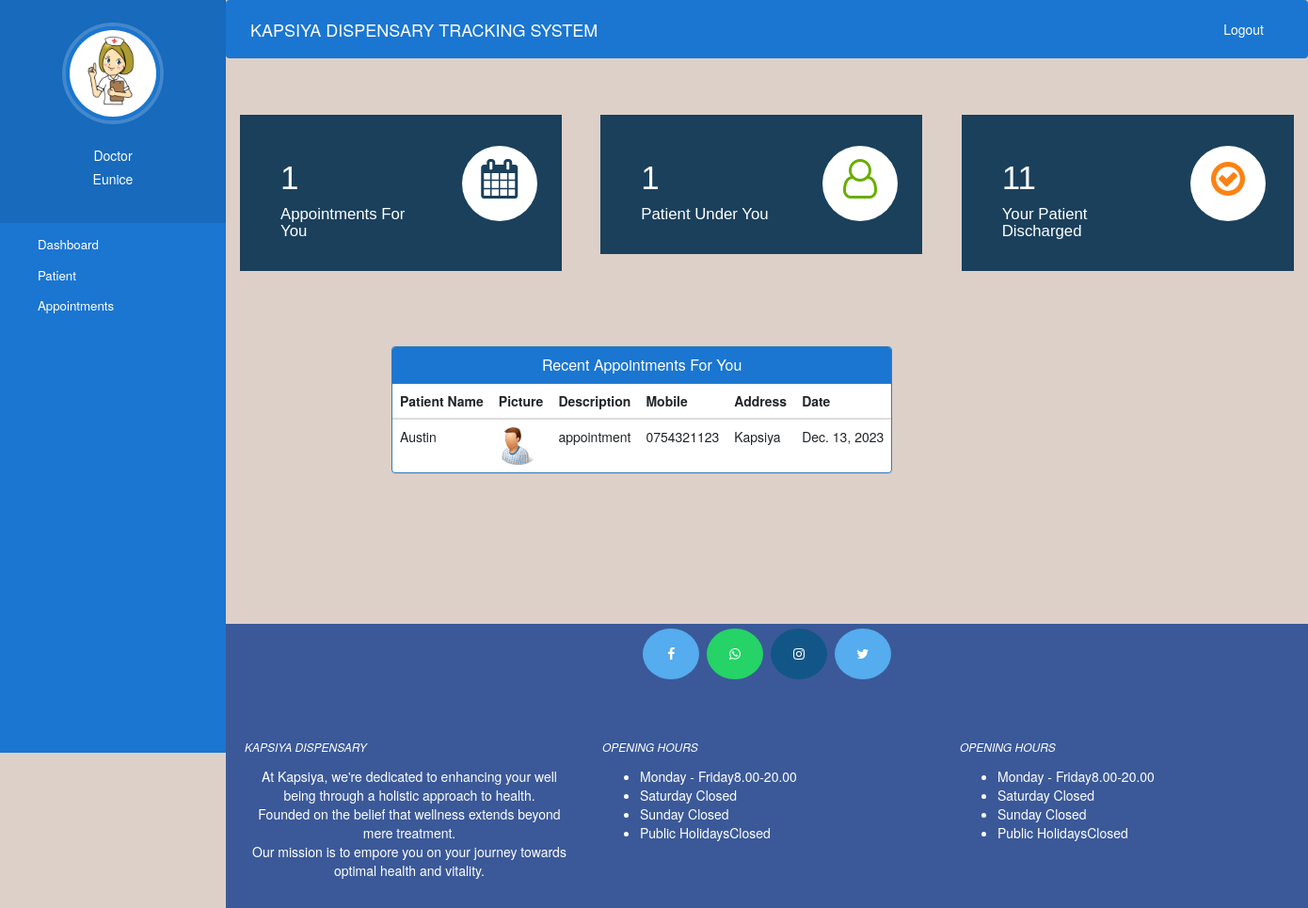
Before: /doctor-dashboard (signed in) with the older database file.
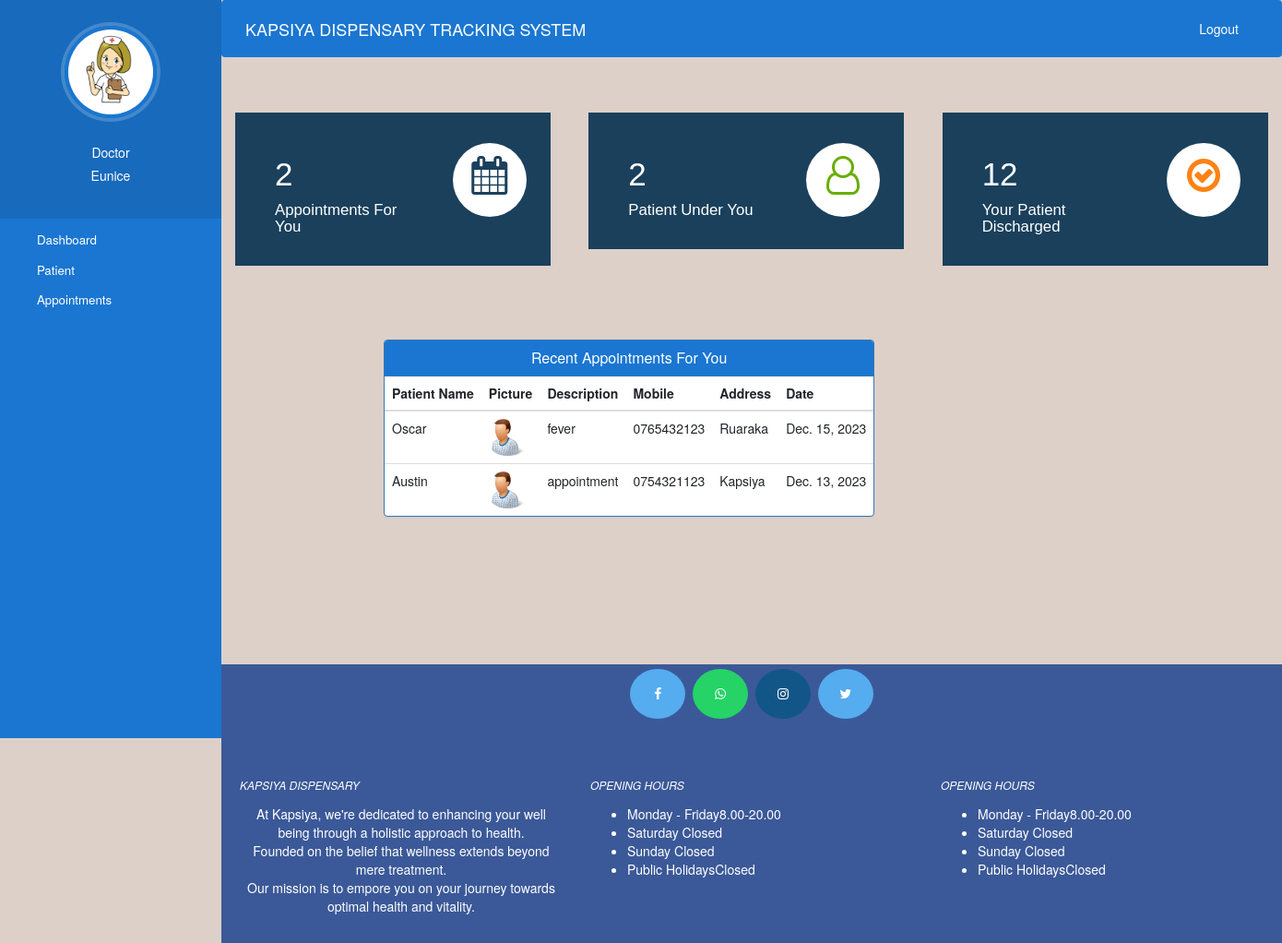
After: the same page with the newer database file.
### kapsiya/models.py (models this page shows, shortened)
class Appointment(models.Model):
    patientId=models.PositiveIntegerField(null=True)
    doctorId=models.PositiveIntegerField(null=True)
    patientName=models.CharField(max_length=40,null=True)
    doctorName=models.CharField(max_length=40,null=True)
    appointmentDate=models.DateField(auto_now=True)
    description=models.TextField(max_length=500)
    status=models.BooleanField(default=False)

class Patient(models.Model):
    user=models.OneToOneField(User,on_delete=models.CASCADE)
    profile_pic= models.ImageField(upload_to='profile_pic/PatientProfilePic/',null=True,blank=True)
    address = models.CharField(max_length=40)
    mobile = models.CharField(max_length=20,null=False)
    symptoms = models.CharField(max_length=100,null=False)
    assignedDoctorId = models.PositiveIntegerField(null=True)
    admitDate=models.DateField(auto_now=True)
    status=models.BooleanField(default=False)

### kapsiya/views.py (the view)
# urls.py: path('doctor-dashboard',views.doctor_dashboard_view, name='doctor-dashboard'),
@login_required(login_url='doctorlogin')
@user_passes_test(is_doctor)
def doctor_dashboard_view(request):
    patientcount=models.Patient.objects.all().filter(status=True,assignedDoctorId=request.user.id).count()
    appointmentcount=models.Appointment.objects.all().filter(status=True,doctorId=request.user.id).count()
    patientdischarged=models.PatientDischargeDetails.objects.all().distinct().filter(assignedDoctorName=request.user.first_name).count()
    appointments=models.Appointment.objects.all().filter(status=True,doctorId=request.user.id).order_by('-id')
    patientid=[]
    for a in appointments:
        patientid.append(a.patientId)
    patients=models.Patient.objects.all().filter(status=True,user_id__in=patientid).order_by('-id')
    appointments=zip(appointments,patients)
    mydict={
    'patientcount':patientcount,
    'appointmentcount':appointmentcount,
    'patientdischarged':patientdischarged,
    'appointments':appointments,
    'doctor':models.Nurse.objects.get(user_id=request.user.id), #nurse's profile picture  on the  sidebar
    }
    return render(request,'doctor_dashboard.html',context=mydict)

### kapsiya/views.py (called while the page is built)
def is_doctor(user):
    return user.groups.filter(name='NURSE').exists()

### kapsiya/templates/doctor_dashboard.html
{% extends 'doctor_base.html' %}
{% load static %}
{% block content %}
{%include 'doctor_dashboard_cards.html'%}
<br><br><br><br>
<div class="container">
  <div class="row">
    <div class="panel panel-primary" style="margin-left:15%;">
      <div class="panel-heading" style="text-align:center; background-color:#1a76d1">
        <h6 class="panel-title">Recent Appointments For You</h6>
      </div>
      <table class="table table-hover" id="dev-table">
        <thead>
          <tr>
            <th>Patient Name</th>
            <th>Picture</th>
            <th>Description</th>
            <th>Mobile</th>
            <th>Address</th>
            <th>Date</th>
          </tr>
        </thead>
        {% for a,p in appointments %}
        <tr>
          <td>{{a.patientName}}</td>
          <td> <img src="{% static p.profile_pic.url %}" alt="Profile Pic" height="40px" width="40px" /></td>
          <td>{{a.description}}</td>
          <td>{{p.mobile}}</td>
          <td>{{p.address}}</td>
          <td>{{a.appointmentDate}}</td>
        </tr>
        {% endfor %}
      </table>
    </div>
  </div>
</div>
{% endblock content %}

Changed rows visible on the page:
added Appointment: patientName "Oscar", profile_pic (picture), description "fever", mobile "0765432123", address "Ruaraka", appointmentDate "Dec. 15, 2023"
Other visible differences:
{{ appointmentcount }}: "1" → "2"
{{ patientcount }}: "1" → "2"
{{ patientdischarged }}: "11" → "12"
